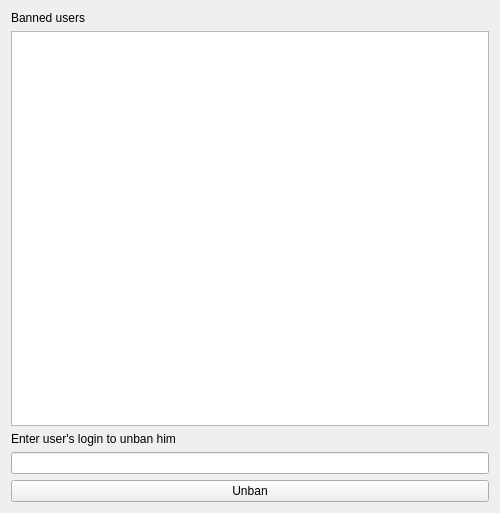
<?xml version="1.0" encoding="UTF-8"?>
<ui version="4.0">
 <class>BanUsers</class>
 <widget class="QWidget" name="BanUsers">
  <property name="geometry">
   <rect>
    <x>0</x>
    <y>0</y>
    <width>500</width>
    <height>513</height>
   </rect>
  </property>
  <property name="windowTitle">
   <string>Form</string>
  </property>
  <layout class="QVBoxLayout" name="verticalLayout">
   <item>
    <widget class="QLabel" name="banUsersLb">
     <property name="text">
      <string>Banned users</string>
     </property>
    </widget>
   </item>
   <item>
    <widget class="QTextBrowser" name="listOfBannedUsrs"/>
   </item>
   <item>
    <widget class="QLabel" name="unbanLb">
     <property name="text">
      <string>Enter user's login to unban him</string>
     </property>
    </widget>
   </item>
   <item>
    <widget class="QLineEdit" name="unBanLn"/>
   </item>
   <item>
    <widget class="QPushButton" name="unbanBtn">
     <property name="text">
      <string>Unban</string>
     </property>
    </widget>
   </item>
  </layout>
 </widget>
 <resources/>
 <connections/>
</ui>
